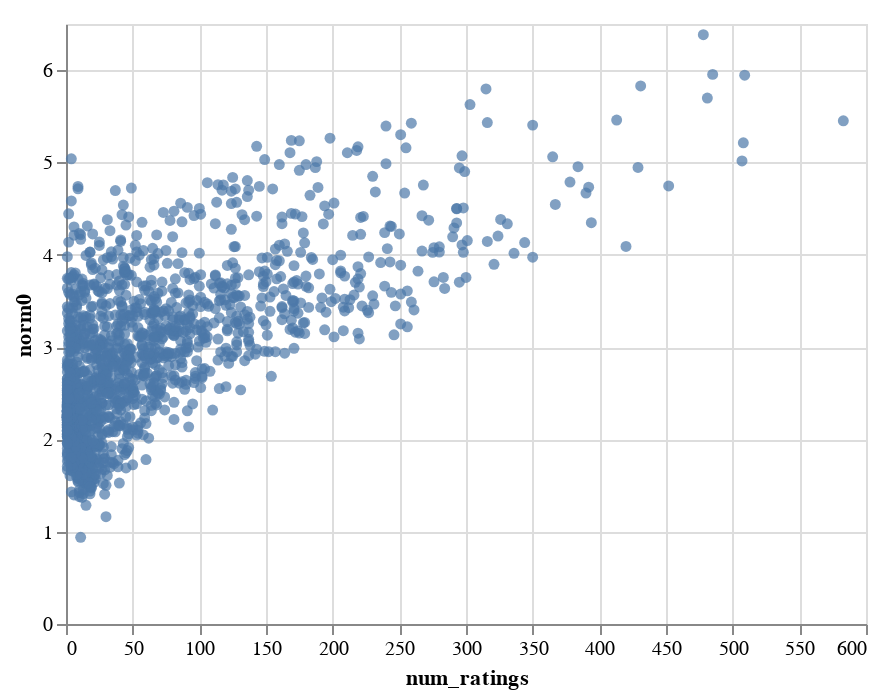

Source (notebook cell):
### Code cell
movie_embedding_norm(softmax_model)

### Figure 1 — Vega-Lite specification as saved in the notebook (floating-point values rounded to 4 significant figures; data arrays with more than 128 entries replaced by an {"elided": "..."} marker saying what was removed)
{"config": {"view": {"continuousWidth": 400, "continuousHeight": 300}}, "hconcat": [{"layer": [{"mark": "circle", "encoding": {"color": {"condition": {"value": "#4c78a8", "selection": "selector036"}, "value": "lightgray"}, "x": {"type": "quantitative", "field": "num_ratings"}, "y": {"type": "quantitative", "field": "norm0"}}, "selection": {"selector037": {"type": "single", "encodings": ["x", "y"], "on": "mouseover", "nearest": true, "empty": "none"}, "selector036": {"type": "interval"}}}, {"mark": {"type": "text", "align": "center", "dx": 5, "dy": -5}, "encoding": {"text": {"condition": {"type": "nominal", "field": "title", "selection": "selector037"}, "value": ""}, "x": {"type": "quantitative", "field": "num_ratings"}, "y": {"type": "quantitative", "field": "norm0"}}}]}], "data": {"name": "data-dfb36f77bfdba69af18665feb0a8604b"}, "$schema": "https://vega.github.io/schema/vega-lite/v4.8.1.json", "datasets": {"data-dfb36f77bfdba69af18665feb0a8604b": {"elided": "1682 records"}}}
